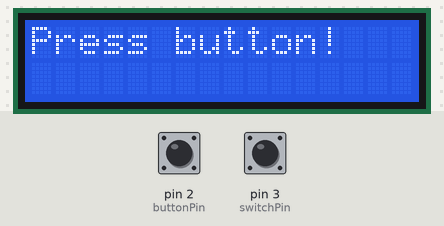
A sketch run on a simulated Arduino Uno, built with avr-gcc and run on an emulated ATmega328P. On the bench: 16×2 character LCD. The test bench sets the inputs (shaded band); at power-on: pin 2 (buttonPin) LOW, pin 3 (switchPin) LOW. Random numbers use the default seed unless the sketch sets one.

Above: at 1.2 s.
1.3 s: pin 2 (buttonPin) pulled HIGH for 0.15 s
At 2.5 s:
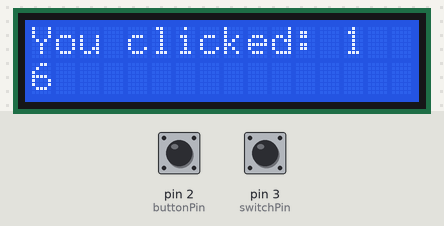
2.9 s: pin 2 (buttonPin) pulled HIGH for 1 s
At 4.0 s:
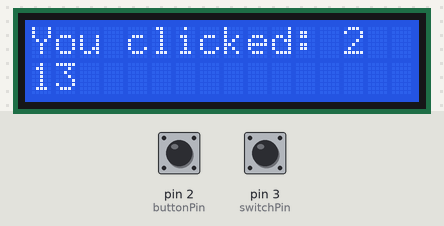
Timing chart, 0 to 5.9 s (numbered marks = the images above; inputs shaded):
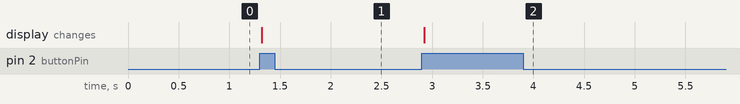

Measured:
- after the input at 1.3 s, the display: changes at once (image 1)
- after the input at 2.9 s, the display: changes at once (image 2)

The sketch:

Circle.ino
```cpp
#include <Wire.h>
#include <LiquidCrystal_I2C.h>

LiquidCrystal_I2C lcd(0x27, 2, 1, 0, 4, 5, 6, 7, 3, POSITIVE);

const int buttonPin = 2;
const int switchPin = 3;

int buttonState = 0;
int lastButtonState = 0;
int clicks = 0;
int circle= 0;
int drawNum[] = {10, 4, 4, 1};
int totalHexAmount[] = {18, 12, 6, 6, 6};
int randNum;

bool stop = false;

void setup() {
    lcd.begin(16,2);
    lcd.backlight();
    lcd.print("Press button!");

    Serial.begin(9600);
    pinMode(buttonPin, INPUT);
    pinMode(switchPin, INPUT);
    randomSeed(analogRead(0));
}

void loop() {
    if (digitalRead(switchPin) == HIGH) {
        stop = true;
    } else {
        stop = false;
    }
    buttonState = digitalRead(buttonPin);
    if (buttonState != lastButtonState) {
        if (buttonState == HIGH) {
          if (stop == false) {
                  clicks++;
              }
            randNum = random(1, totalHexAmount[circle]);
            lcd.setCursor(0,0);
            lcd.print("You clicked: ");
            lcd.print("  ");
            lcd.setCursor(13, 0);
            lcd.print(clicks);
            lcd.setCursor(0, 1);
            lcd.print("  ");
            lcd.setCursor(0, 1);
            lcd.print(randNum);

        }
        delay (50);
    }
    lastButtonState = buttonState;

    if (circle >= 4 && clicks >= 1 ) {
        stop = true;
    } else if (clicks == drawNum[circle] && stop == false) {
        clicks = 0;
        circle++;
    }
}
```

lcd.ino
```cpp

```
